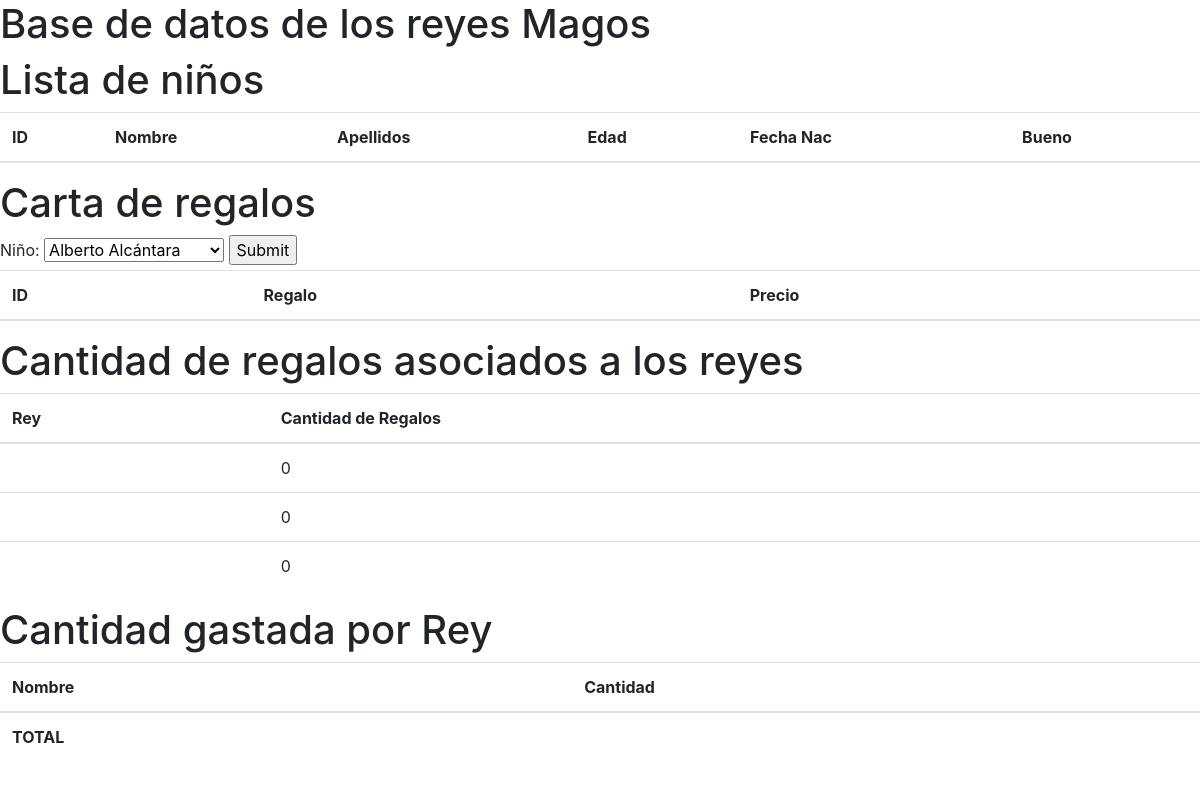
Before: / with the older database file.
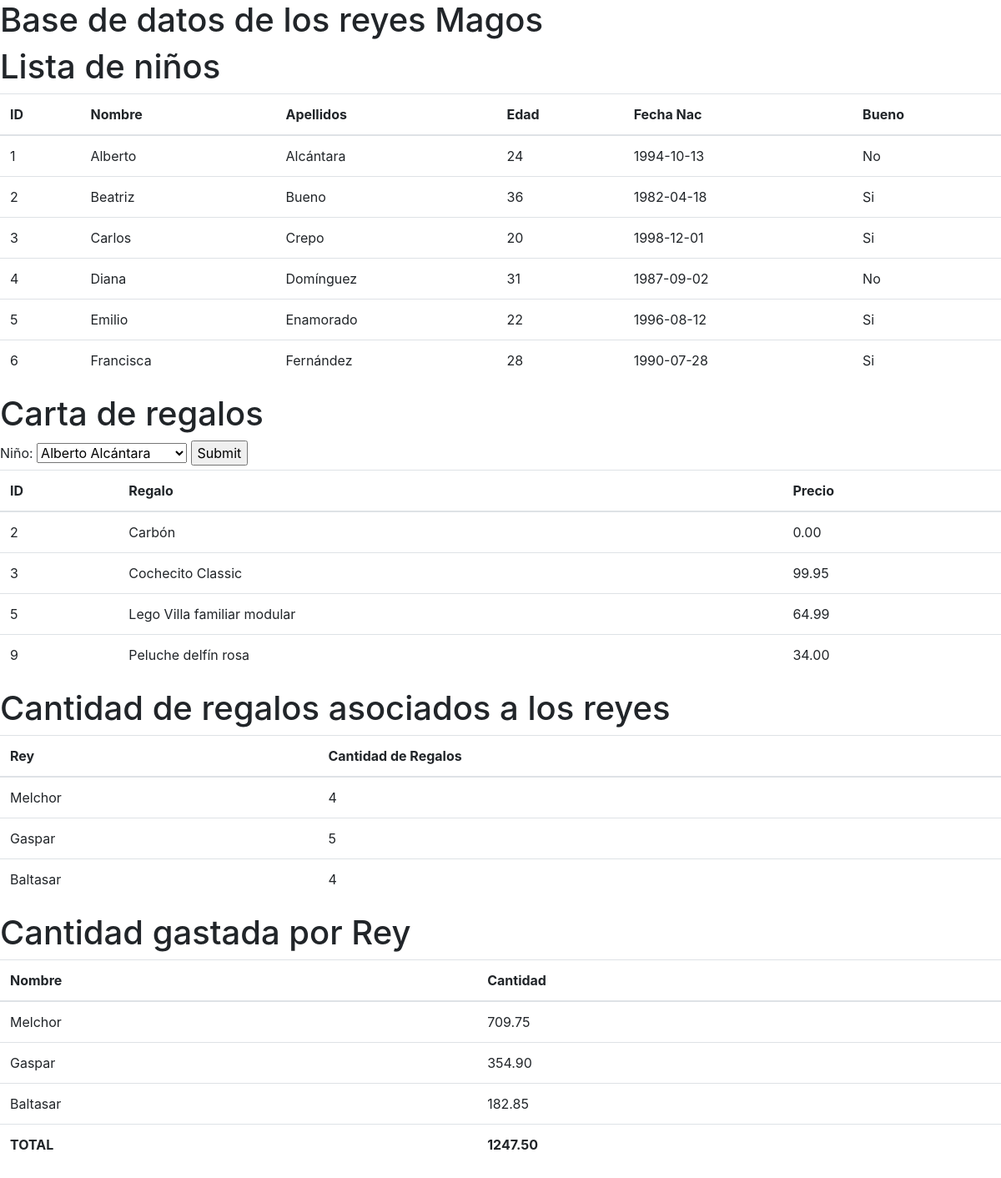
After: the same page with the newer database file.
### tables this page shows
CREATE TABLE IF NOT EXISTS `rey` (
  `idRey` int(11) NOT NULL,
  `Nombre` varchar(45) NOT NULL,
  PRIMARY KEY (`idRey`)
);

CREATE TABLE IF NOT EXISTS `regalo` (
  `idRegalo` int(11) NOT NULL,
  `Nombre` varchar(45) NOT NULL,
  `Precio` decimal(10,2) NOT NULL,
  `idRey` int(11) NOT NULL,
  PRIMARY KEY (`idRegalo`),
  KEY `reyFK_idx` (`idRey`)
);

### phpIncludes/ninios.php (the view)
<?php
    mysqli_query($conexion, "SET NAMES 'utf8'");
    $queryDatosNinios = "SELECT idNiño, Nombre, Apellido, TIMESTAMPDIFF(YEAR,Fecha,CURDATE()) AS edad, Fecha, Bueno FROM niño ORDER BY Nombre ASC";
    $queryNinios = mysqli_query($conexion, $queryDatosNinios);
    while($ninio = mysqli_fetch_assoc($queryNinios)){
        echo "<tr>";
        echo "<td>".$ninio["idNiño"]."</td>";
        echo "<td>".$ninio["Nombre"]."</td>";
        echo "<td>".$ninio["Apellido"]."</td>";
        echo "<td>".$ninio["edad"]."</td>";
        echo "<td>".$ninio["Fecha"]."</td>";
        echo "<td>".$ninio["Bueno"]."</td>";
        echo "</tr>";
    }
?>

### index.php (shortened to what this page needs)
<!DOCTYPE html>
<html lang="es">
<head>
    <link rel="stylesheet" href="https://maxcdn.bootstrapcdn.com/bootstrap/4.2.1/css/bootstrap.min.css">
</head>
<body>
    <?php include "phpIncludes/conexion.php"; ?>
        <h1>Lista de niños</h1>
        <table class="table table-hover">
            <thead>
                <tr>
                    <th>ID</th>
                    <th>Nombre</th>
                    <th>Apellidos</th>
                    <th>Edad</th>
                    <th>Fecha Nac</th>
                    <th>Bueno</th>
                </tr>
            </thead>
            <tbody>
                <?php include "phpIncludes/ninios.php"; ?>
            </tbody>
        </table>
            <h1>Carta de regalos</h1>
            <form action="index.php" method="POST">
                <label>Niño:</label>
                <select name="id">
                    <option value="1">Alberto Alcántara</option>
                </select>
                <input type="submit">
            </form>
            <table class="table table-hover">
                <thead>
                    <tr>
                        <th>ID</th>
                        <th>Regalo</th>
                        <th>Precio</th>
                    </tr>
                </thead>
                <tbody>
                    <?php include "phpIncludes/regalosninios.php"; ?>
                </tbody>
            </table>
     <h1>Cantidad de regalos asociados a los reyes</h1>
      <table class="table table-hover">
            <thead>
                <tr>
                    <th>Rey</th>
                    <th>Cantidad de Regalos</th>
                </tr>
            </thead>
            <tbody>
                <?php include "phpIncludes/regalosreyes.php"; ?>
            </tbody>
        </table>
        <h1>Cantidad gastada por Rey</h1>
        <table class="table table-hover">
            <thead>
                <tr>
                    <th>Nombre</th>
                    <th>Cantidad</th>
                </tr>
            </thead>
            <tbody>
                <?php include "phpIncludes/gatosreyes.php"; ?>
            </tbody>
        </table>
</body>
</html>

### phpIncludes/conexion.php
<?php
        $conexion = mysqli_connect("localhost","root","","tema3");
        if(!$conexion){
            echo "No se ha realizado la conexión.";
        }else{
            echo "<h1>Base de datos de los reyes Magos</h1>";
        }
    ?>

### phpIncludes/regalosreyes.php
<?php
    for($i = 1; $i<4; $i++){
        $queryRegalos = mysqli_query($conexion, "SELECT r.Nombre ,count(re.idRegalo) AS co FROM regalo re, rey r WHERE re.idRey = $i AND r.idRey = $i");
        $dato = mysqli_fetch_assoc($queryRegalos);
        echo "<tr>";
        echo "<td>".$dato["Nombre"]."</td>";
        echo "<td>".$dato["co"]."</td>";
        echo "</tr>";
    }
?>

### phpIncludes/gatosreyes.php
<?php
    $queryGastos = mysqli_query($conexion,"SELECT re.Nombre, sum(r.Precio) AS cantidad FROM regalo r, pedido p, rey re WHERE r.idRegalo = p.idRegalo AND re.idRey = r.idRey GROUP BY r.idRey ORDER BY cantidad DESC");
    $queryGastoTotal = mysqli_query($conexion,"SELECT sum(r.Precio) AS total FROM regalo r, pedido p WHERE r.idRegalo = p.idRegalo");
    while($gasto = mysqli_fetch_assoc($queryGastos)){
        echo "<tr>";
        echo "<td>".$gasto["Nombre"]."</td>";
        echo "<td>".$gasto["cantidad"]."</td>";
        echo "</tr>";
    }
    $total = mysqli_fetch_assoc($queryGastoTotal);
    echo "<tr>";
    echo "<th>TOTAL</th>";
    echo "<th>".$total["total"]."</th>";
    echo "</tr>";
?>

### phpIncludes/regalosninios.php
<?php
    if(isset($_POST["id"])){
        $id = $_POST["id"];
    }else{
        $id = 1;
    }
    $queryRegalos = mysqli_query($conexion, "SELECT r.idRegalo, r.Nombre, r.Precio FROM regalo r, pedido p WHERE r.idRegalo = p.idRegalo AND p.idNiño = $id");
    while($regalo = mysqli_fetch_assoc($queryRegalos)){
        echo "<tr>";
        echo "<td>".$regalo["idRegalo"]."</td>";
        echo "<td>".$regalo["Nombre"]."</td>";
        echo "<td>".$regalo["Precio"]."</td>";
        echo "</tr>";
    }
?>

Changed rows visible on the page:
added niño: idNiño "1", Nombre "Alberto", Apellido "Alcántara", edad "24", Fecha "1994-10-13", Bueno "No"
added niño: idNiño "2", Nombre "Beatriz", Apellido "Bueno", edad "36", Fecha "1982-04-18", Bueno "Si"
added niño: idNiño "3", Nombre "Carlos", Apellido "Crepo", edad "20", Fecha "1998-12-01", Bueno "Si"
added niño: idNiño "4", Nombre "Diana", Apellido "Domínguez", edad "31", Fecha "1987-09-02", Bueno "No"
added niño: idNiño "5", Nombre "Emilio", Apellido "Enamorado", edad "22", Fecha "1996-08-12", Bueno "Si"
added niño: idNiño "6", Nombre "Francisca", Apellido "Fernández", edad "28", Fecha "1990-07-28", Bueno "Si"
added regalo: idRegalo "2", Nombre "Carbón", Precio "0.00"
added regalo: idRegalo "3", Nombre "Cochecito Classic", Precio "99.95"
added regalo: idRegalo "5", Nombre "Lego Villa familiar modular", Precio "64.99"
added regalo: idRegalo "9", Nombre "Peluche delfín rosa", Precio "34.00"
shown differently, row unchanged: rey: Nombre (not shown) → "Melchor"; co "0" → "4"
shown differently, row unchanged: rey: Nombre (not shown) → "Gaspar"; co "0" → "5"
shown differently, row unchanged: rey: Nombre (not shown) → "Baltasar"; co "0" → "4"
Other visible differences:
$total["total"]: (not shown) → "1247.50"
new list line: "Melchor 709.75"
new list line: "Gaspar 354.90"
new list line: "Baltasar 182.85"
